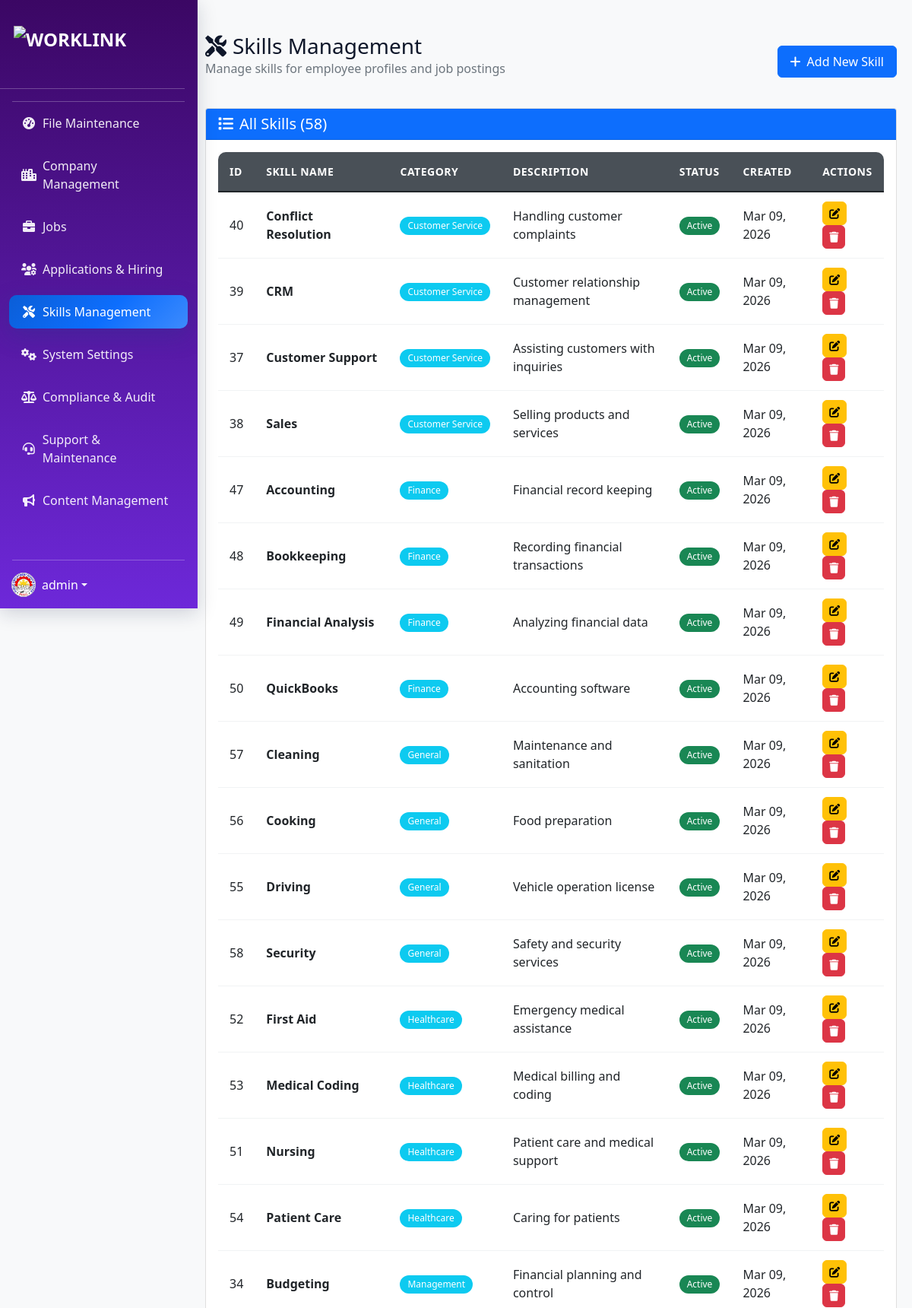
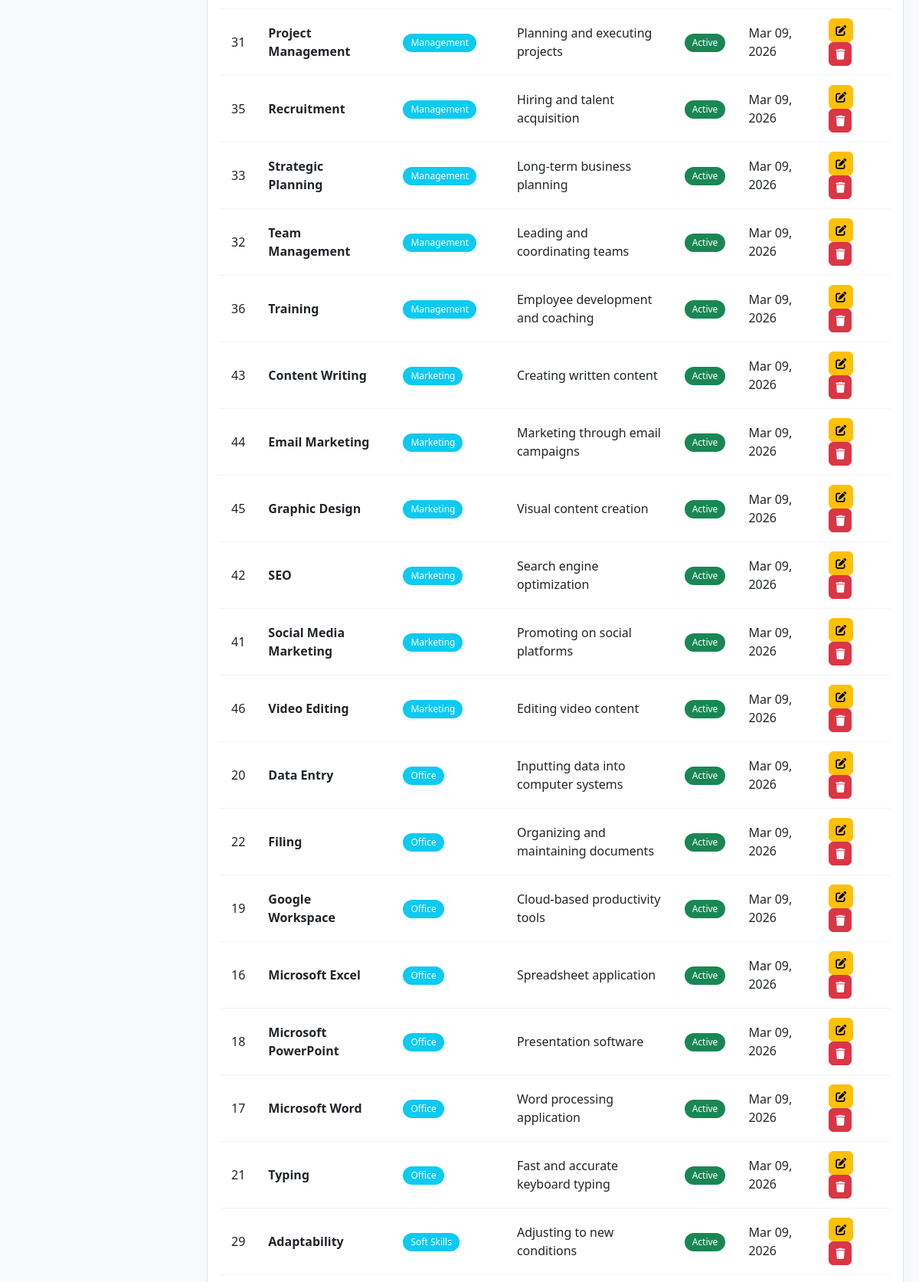
/admin/skills.php (signed in, upper part), run on the app's committed database (2 pictures, top to bottom).
### tables this page shows
CREATE TABLE IF NOT EXISTS skills (
    id INT PRIMARY KEY AUTO_INCREMENT,
    skill_name VARCHAR(100) NOT NULL UNIQUE,
    category VARCHAR(100) DEFAULT 'General',
    description TEXT,
    status ENUM('active', 'inactive') DEFAULT 'active',
    created_at TIMESTAMP DEFAULT CURRENT_TIMESTAMP,
    updated_at TIMESTAMP DEFAULT CURRENT_TIMESTAMP ON UPDATE CURRENT_TIMESTAMP
);

### admin/skills.php (the view, shortened to what this page needs)
<?php
include '../config.php';
$skills = $pdo->query("SELECT * FROM skills ORDER BY category, skill_name")->fetchAll();
?>
<!DOCTYPE html>
<html lang="en">
<head>
    <link href="https://cdn.jsdelivr.net/npm/bootstrap@5.1.3/dist/css/bootstrap.min.css" rel="stylesheet">
    <link href="https://cdnjs.cloudflare.com/ajax/libs/font-awesome/6.0.0/css/all.min.css" rel="stylesheet">
    <link href="../assets/style.css" rel="stylesheet">
</head>
<body class="admin-layout">
    <?php include 'includes/sidebar.php'; ?>
    <div class="main-content">
        <div class="container-fluid py-4">
            <div class="d-flex justify-content-between align-items-center mb-4">
                <div>
                    <h1 class="h3 mb-0"><i class="fas fa-tools me-2"></i>Skills Management</h1>
                    <p class="text-muted">Manage skills for employee profiles and job postings</p>
                </div>
                <button class="btn btn-primary" data-bs-toggle="modal" data-bs-target="#addSkillModal">
                    <i class="fas fa-plus me-2"></i>Add New Skill
                </button>
            </div>
            <div class="card">
                <div class="card-header bg-primary text-white">
                    <h5 class="mb-0"><i class="fas fa-list me-2"></i>All Skills (<?php echo count($skills); ?>)</h5>
                </div>
                <div class="card-body">
                    <div class="table-responsive">
                        <table class="table table-hover">
                            <thead>
                                <tr>
                                    <th>ID</th>
                                    <th>Skill Name</th>
                                    <th>Category</th>
                                    <th>Description</th>
                                    <th>Status</th>
                                    <th>Created</th>
                                    <th>Actions</th>
                                </tr>
                            </thead>
                            <tbody>
                                <?php foreach ($skills as $skill): ?>
                                <tr>
                                    <td><?php echo $skill['id']; ?></td>
                                    <td><strong><?php echo htmlspecialchars($skill['skill_name']); ?></strong></td>
                                    <td>
                                        <span class="badge bg-info"><?php echo htmlspecialchars($skill['category']); ?></span>
                                    </td>
                                    <td><?php echo htmlspecialchars($skill['description'] ?? '-'); ?></td>
                                    <td>
                                        <?php if ($skill['status'] == 'active'): ?>
                                            <span class="badge bg-success">Active</span>
                                        <?php else: ?>
                                            <span class="badge bg-secondary">Inactive</span>
                                        <?php endif; ?>
                                    </td>
                                    <td><?php echo date('M d, Y', strtotime($skill['created_at'])); ?></td>
                                    <td>
                                        <button class="btn btn-sm btn-warning" data-bs-toggle="modal" data-bs-target="#editSkillModal<?php echo $skill['id']; ?>">
                                            <i class="fas fa-edit"></i>
                                        </button>
                                        <a href="?delete=<?php echo $skill['id']; ?>" class="btn btn-sm btn-danger" onclick="return confirm('Are you sure you want to delete this skill?')">
                                            <i class="fas fa-trash"></i>
                                        </a>
                                    </td>
                                </tr>
                                <?php endforeach; ?>
                            </tbody>
                        </table>
                    </div>
                </div>
            </div>
        </div>
    </div>
</body>
</html>

### admin/includes/sidebar.php (shortened to what this page needs)
<div class="sidebar">
    <div class="sidebar-wrapper">
         <a href="../index.php" class="navbar-brand">
            <img src="../images/LOGO.png" alt="WORKLINK"  style="height: 70px; width: 100%;  object-fit: cover;">
        </a>
        <hr class="mx-3 my-0" style="border-color: #495057;">
        <ul class="nav nav-pills flex-column mb-auto">
            <li class="nav-item">
                <a href="dashboard.php" class="nav-link <?php echo basename($_SERVER['PHP_SELF']) === 'dashboard.php' ? 'active' : ''; ?>">
                    <i class="fas fa-tachometer-alt me-2"></i>File Maintenance
                </a>
            </li>
            <li class="nav-item">
                <a href="company.php" class="nav-link <?php echo basename($_SERVER['PHP_SELF']) === 'company.php' ? 'active' : ''; ?>">
                    <i class="fas fa-city me-2"></i>Company Management
                </a>
            </li>
            <li class="nav-item">
                <a href="jobs.php" class="nav-link <?php echo basename($_SERVER['PHP_SELF']) === 'jobs.php' ? 'active' : ''; ?>">
                    <i class="fas fa-briefcase me-2"></i>Jobs
                </a>
            </li>
            <li class="nav-item">
                <a href="Hiring.php" class="nav-link <?php echo basename($_SERVER['PHP_SELF']) === 'Hiring.php' ? 'active' : ''; ?>">
                    <i class="fas fa-users-cog me-2"></i>Applications & Hiring
                </a>
            </li>
            <li class="nav-item">
                <a href="skills.php" class="nav-link <?php echo basename($_SERVER['PHP_SELF']) === 'skills.php' ? 'active' : ''; ?>">
                    <i class="fas fa-tools me-2"></i>Skills Management
                </a>
            </li>
            <li class="nav-item">
                <a href="system.php" class="nav-link <?php echo basename($_SERVER['PHP_SELF']) === 'system.php' ? 'active' : ''; ?>">
                    <i class="fas fa-cogs me-2"></i>System Settings
                </a>
            </li>
            <li class="nav-item">
                <a href="compliance.php" class="nav-link <?php echo basename($_SERVER['PHP_SELF']) === 'compliance.php' ? 'active' : ''; ?>">
                    <i class="fas fa-balance-scale me-2"></i>Compliance & Audit
                </a>
            </li>
            <li class="nav-item">
                <a href="support.php" class="nav-link <?php echo basename($_SERVER['PHP_SELF']) === 'support.php' ? 'active' : ''; ?>">
                    <i class="fas fa-headset me-2"></i>Support & Maintenance
                </a>
            </li>
            <li class="nav-item">
                <a href="Content.php" class="nav-link <?php echo basename($_SERVER['PHP_SELF']) === 'Content.php' ? 'active' : ''; ?>">
                    <i class="fas fa-bullhorn me-2"></i>Content Management
                </a>
            </li>
        </ul>
        <hr class="mx-3 my-3" style="border-color: #495057;">
        <div class="dropdown" style="padding: 0 15px 15px;">
            <a href="#" class="d-flex align-items-center text-white text-decoration-none dropdown-toggle" id="dropdownUser1" data-bs-toggle="dropdown" aria-expanded="false">
                <img src="peso.jpg" alt="Admin" class="me-2" style="height: 32px; width: 32px; border-radius: 50%; object-fit: cover;">
                <span><?php echo htmlspecialchars($_SESSION['username'] ?? 'Admin'); ?></span>
            </a>
        </div>
    </div>
</div>

### admin/includes/sidebar.php (style rules this page uses)
.sidebar { background: #0D6EFD; border-right: 1px solid rgba(148, 163, 184, 0.22); box-shadow: inset -1px 0 0 rgba(15, 23, 42, 0.05); }
.sidebar-wrapper { display: flex; flex-direction: column; height: 100%; padding: 0; overflow: hidden; }
.sidebar-wrapper ul { flex: 1; overflow-y: auto; margin: 0; padding: 0; }
.sidebar .nav-item { margin: 0; padding: 0; }
.sidebar .nav-link { margin: 2px 8px !important; padding: 12px 20px !important; color: #eef4ff !important; border-radius: 10px; transition: background 0.2s ease, color 0.2s ease; background: transparent !important; border: none !important; }
.sidebar .nav-link.active { background: linear-gradient(135deg, #0b5ed7 0%, #0d6efd 55%, #3d8bfd 100%) !important; color: #ffffff !important; box-shadow: 0 6px 14px rgba(13, 110, 253, 0.35) !important; border: none !important; }
.sidebar .nav-link.active::before, .sidebar .nav-link.active::after { display: none !important; }
.sidebar .nav-pills .nav-link.active, .sidebar .nav-item .nav-link.active { background: linear-gradient(135deg, #0b5ed7 0%, #0d6efd 55%, #3d8bfd 100%) !important; color: #ffffff !important; border: none !important; }

### data on the page
skills: id "40", skill_name "Conflict Resolution", category "Customer Service", description "Handling customer complaints", status "Active", created_at "Mar 09, 2026"
skills: id "39", skill_name "CRM", category "Customer Service", description "Customer relationship management", status "Active", created_at "Mar 09, 2026"
skills: id "37", skill_name "Customer Support", category "Customer Service", description "Assisting customers with inquiries", status "Active", created_at "Mar 09, 2026"
skills: id "38", skill_name "Sales", category "Customer Service", description "Selling products and services", status "Active", created_at "Mar 09, 2026"
skills: id "47", skill_name "Accounting", category "Finance", description "Financial record keeping", status "Active", created_at "Mar 09, 2026"
skills: id "48", skill_name "Bookkeeping", category "Finance", description "Recording financial transactions", status "Active", created_at "Mar 09, 2026"
skills: id "49", skill_name "Financial Analysis", category "Finance", description "Analyzing financial data", status "Active", created_at "Mar 09, 2026"
skills: id "50", skill_name "QuickBooks", category "Finance", description "Accounting software", status "Active", created_at "Mar 09, 2026"
skills: id "57", skill_name "Cleaning", category "General", description "Maintenance and sanitation", status "Active", created_at "Mar 09, 2026"
skills: id "56", skill_name "Cooking", category "General", description "Food preparation", status "Active", created_at "Mar 09, 2026"
skills: id "55", skill_name "Driving", category "General", description "Vehicle operation license", status "Active", created_at "Mar 09, 2026"
skills: id "58", skill_name "Security", category "General", description "Safety and security services", status "Active", created_at "Mar 09, 2026"
skills: id "52", skill_name "First Aid", category "Healthcare", description "Emergency medical assistance", status "Active", created_at "Mar 09, 2026"
skills: id "53", skill_name "Medical Coding", category "Healthcare", description "Medical billing and coding", status "Active", created_at "Mar 09, 2026"
skills: id "51", skill_name "Nursing", category "Healthcare", description "Patient care and medical support", status "Active", created_at "Mar 09, 2026"
skills: id "54", skill_name "Patient Care", category "Healthcare", description "Caring for patients", status "Active", created_at "Mar 09, 2026"
skills: id "34", skill_name "Budgeting", category "Management", description "Financial planning and control", status "Active", created_at "Mar 09, 2026"
skills: id "31", skill_name "Project Management", category "Management", description "Planning and executing projects", status "Active", created_at "Mar 09, 2026"
skills: id "35", skill_name "Recruitment", category "Management", description "Hiring and talent acquisition", status "Active", created_at "Mar 09, 2026"
skills: id "33", skill_name "Strategic Planning", category "Management", description "Long-term business planning", status "Active", created_at "Mar 09, 2026"
skills: id "32", skill_name "Team Management", category "Management", description "Leading and coordinating teams", status "Active", created_at "Mar 09, 2026"
skills: id "36", skill_name "Training", category "Management", description "Employee development and coaching", status "Active", created_at "Mar 09, 2026"
skills: id "43", skill_name "Content Writing", category "Marketing", description "Creating written content", status "Active", created_at "Mar 09, 2026"
skills: id "44", skill_name "Email Marketing", category "Marketing", description "Marketing through email campaigns", status "Active", created_at "Mar 09, 2026"
skills: id "45", skill_name "Graphic Design", category "Marketing", description "Visual content creation", status "Active", created_at "Mar 09, 2026"
skills: id "42", skill_name "SEO", category "Marketing", description "Search engine optimization", status "Active", created_at "Mar 09, 2026"
skills: id "41", skill_name "Social Media Marketing", category "Marketing", description "Promoting on social platforms", status "Active", created_at "Mar 09, 2026"
skills: id "46", skill_name "Video Editing", category "Marketing", description "Editing video content", status "Active", created_at "Mar 09, 2026"
skills: id "20", skill_name "Data Entry", category "Office", description "Inputting data into computer systems", status "Active", created_at "Mar 09, 2026"
skills: id "22", skill_name "Filing", category "Office", description "Organizing and maintaining documents", status "Active", created_at "Mar 09, 2026"
skills: id "19", skill_name "Google Workspace", category "Office", description "Cloud-based productivity tools", status "Active", created_at "Mar 09, 2026"
skills: id "16", skill_name "Microsoft Excel", category "Office", description "Spreadsheet application", status "Active", created_at "Mar 09, 2026"
skills: id "18", skill_name "Microsoft PowerPoint", category "Office", description "Presentation software", status "Active", created_at "Mar 09, 2026"
skills: id "17", skill_name "Microsoft Word", category "Office", description "Word processing application", status "Active", created_at "Mar 09, 2026"
skills: id "21", skill_name "Typing", category "Office", description "Fast and accurate keyboard typing", status "Active", created_at "Mar 09, 2026"
skills: id "29", skill_name "Adaptability", category "Soft Skills", description "Adjusting to new conditions", status "Active", created_at "Mar 09, 2026"

### other printed values
$_SESSION['username'] "admin"
count($skills) "58"
